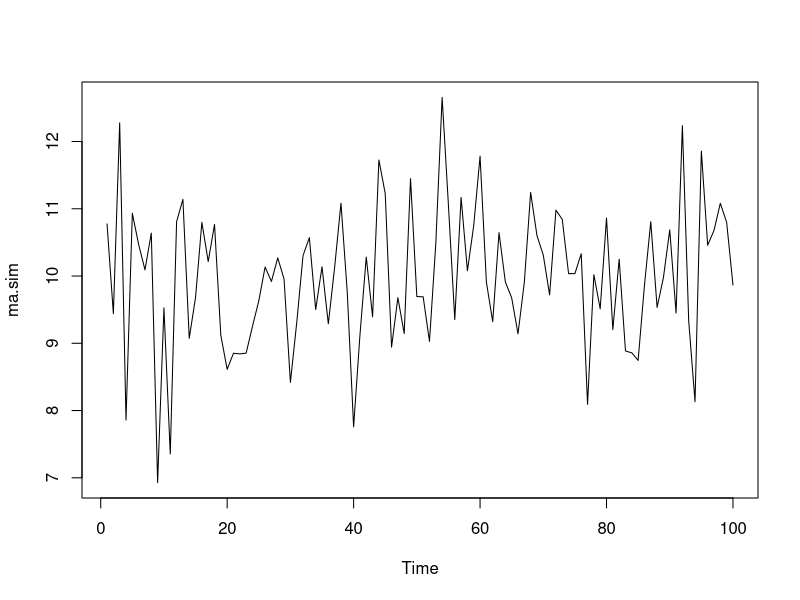
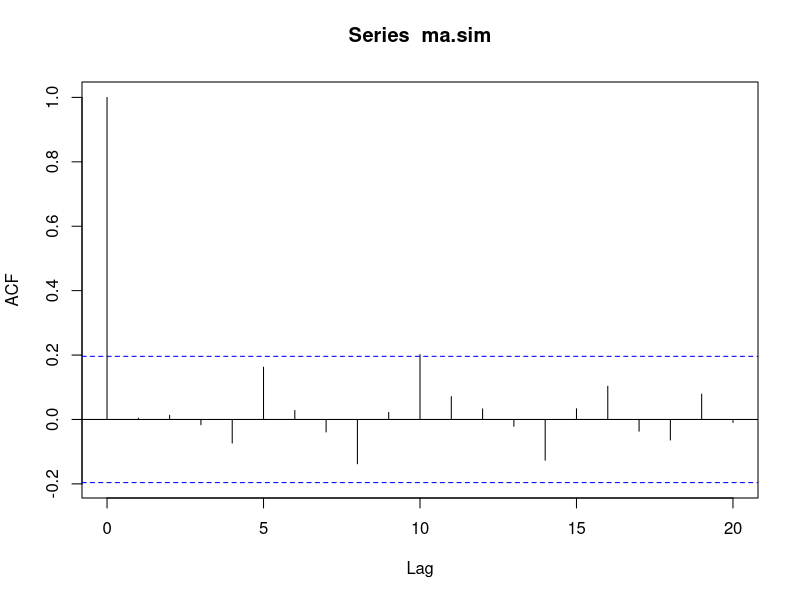
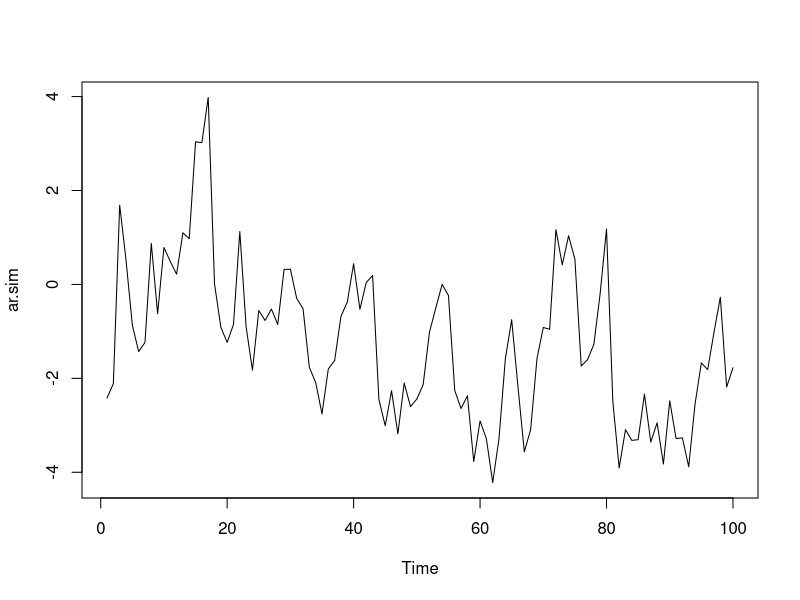
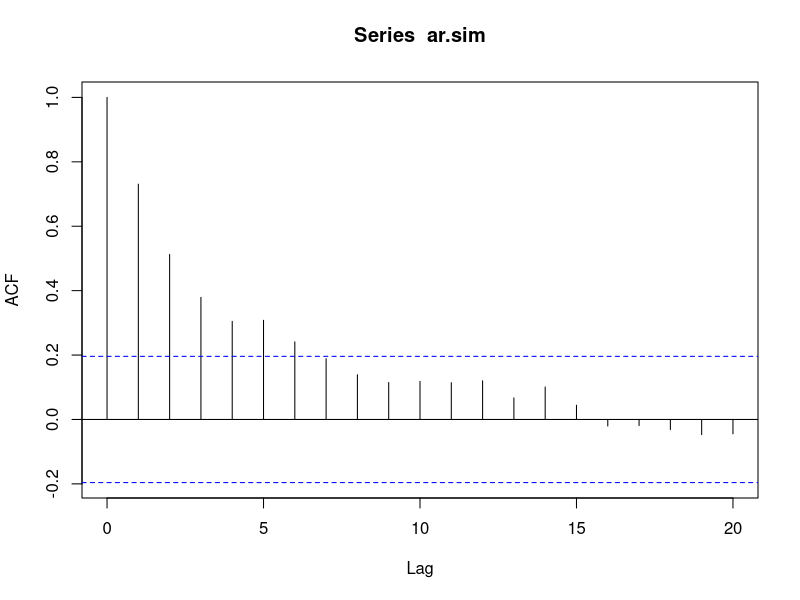
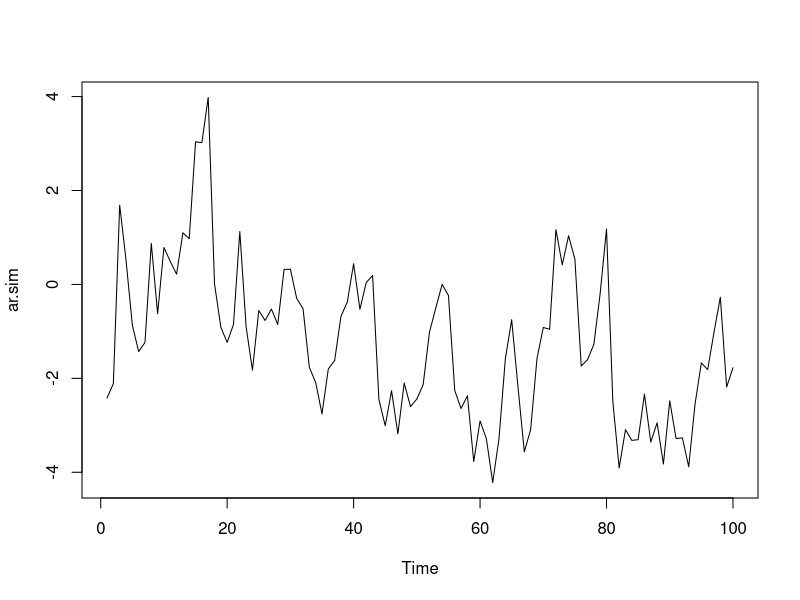

Here is the R script that generated these plots, in order: (Note: this script raises an error after producing the figures.)
##სლაიდი-სტაციონარულობა
ma.sim<-arima.sim(model=list(ma=c(0)),n=100, rand.gen = rnorm, mean=10)
ts.plot(ma.sim)
mean(ma.sim)
acf(ma.sim, type="correlation")



##წარმოვქმნათ პროცესი AR(2)
ar.sim<-arima.sim(model=list(ar=c(.9,-.2)),n=100) 
ar.sim
##გამოვსახოთ გრაფიკულად
ts.plot(ar.sim) 
##გამოვთვალოთ შერჩევის ავტოკორელაციური ფუნქცია
ar.acf<-acf(ar.sim,type="correlation",plot=T) 
ar.acf 

##მეორე რიგის პოლინომიალური რეგრესია
t=1:100
is.ts(ar.sim)

reg2=lm(formula = ar.sim ~ poly(t,2) +0)
plot.ts(ar.sim)
summary(reg2)


AIC(lm(ar.sim~poly(n,1)))  #361.297 ოპტიმალური
AIC(lm(ar.sim~poly(n,2)))  #362.3111
AIC(lm(ar.sim~poly(n,3)))  #363.9948

BIC(lm(ar.sim~poly(n,1)))  #369.1125 ოპტიმალური
BIC(lm(ar.sim~poly(n,2)))  #372.7317
BIC(lm(ar.sim~poly(n,3)))  #377.0206



## MA პროცესის წარმოქმნა
ma.sim<-arima.sim(model=list(ma=c(-.7,.1)),n=100) 
ma.sim
##გამოვსახოთ გრაფიკულად
ts.plot(ma.sim)
##გამოვთვალოთ შერჩევის ავტოკორელაციური ფუნქცია
ma.acf<-acf(ma.sim,type="correlation",plot=T)  
ma.acf 

n=1:100
reg1=lm(ma.sim~poly(n,1))
plot.ts(ma.sim)

summary(reg1)

AIC(lm(ma.sim~1))          #352.6659 ოპტიმალური
AIC(lm(ma.sim~poly(n,2)))  #356.624
AIC(lm(ma.sim~poly(n,3)))  #358.5033

BIC(lm(ma.sim~poly(n,1)))  #362.4666 ოპტიმალური
BIC(lm(ma.sim~poly(n,2)))  #367.0447
BIC(lm(ma.sim~poly(n,3)))  #371.5291




